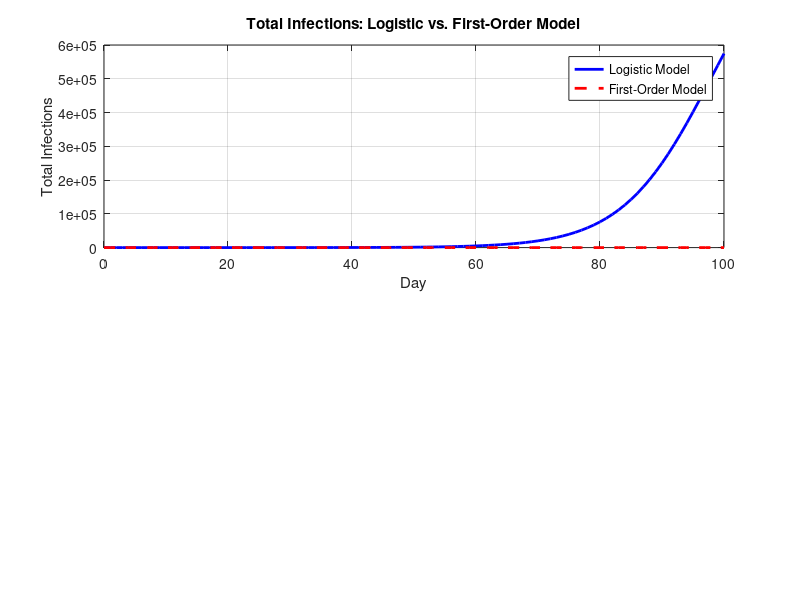

Source code (MATLAB):
% Define parameters
R0 = 1.15;  % Reproduction number
K = 1e6;   % Population size
n_max = 100;  % Number of days

% Initialize arrays for the logistic and first-order models
x_logistic = zeros(1, n_max + 1);
x_first_order = zeros(1, n_max + 1);

% Initialize parameters for derivative calculation
D1_filter = [1, -1];  % First derivative filter coefficients
D2_filter = [1, -2, 1];  % Second derivative filter coefficients

% Apply the logistic model
for n = 0:n_max
    x_logistic(n + 1) = K / (1 + (K * (R0 - 1) - R0) * R0^(-(n + 1)) / (R0 - 1));
end

% Apply the first-order model
M = 12;  % Order of the first-order filter (adjust as needed)
ak = ones(1, M);  % Coefficients for the first-order model
x_first_order(1) = 1;  % Initial condition

for n = 1:n_max
    for k = 1:M
        if n - k > 0
            x_first_order(n + 1) = x_first_order(n + 1) + ak(k) * x_first_order(n - k + 1);
        end
    end
    x_first_order(n + 1) = 1 - x_first_order(n + 1);
end

% Plot the results
figure;
subplot(2, 1, 1);
plot(0:n_max, x_logistic, 'b', 'LineWidth', 2);
hold on;
plot(0:n_max, x_first_order, 'r--', 'LineWidth', 2);
title('Total Infections: Logistic vs. First-Order Model');
legend('Logistic Model', 'First-Order Model');
xlabel('Day');
ylabel('Total Infections');
grid on;

% Calculate first derivative and second derivative
first_derivative = conv(x_logistic, D1_filter, 'valid');
second_derivative = conv(x_logistic, D2_filter, 'valid');

% Find the inflection point
[~, max_derivative_index] = max(first_derivative);
zero_crossing_index = find(diff(sign(second_derivative)) == 2, 1);

disp(['Inflection point (First Derivative Maximum): Day ' num2str(max_derivative_index)]);
disp(['Inflection point (Zero-Crossing of Second Derivative): Day ' num2str(zero_crossing_index)]);
